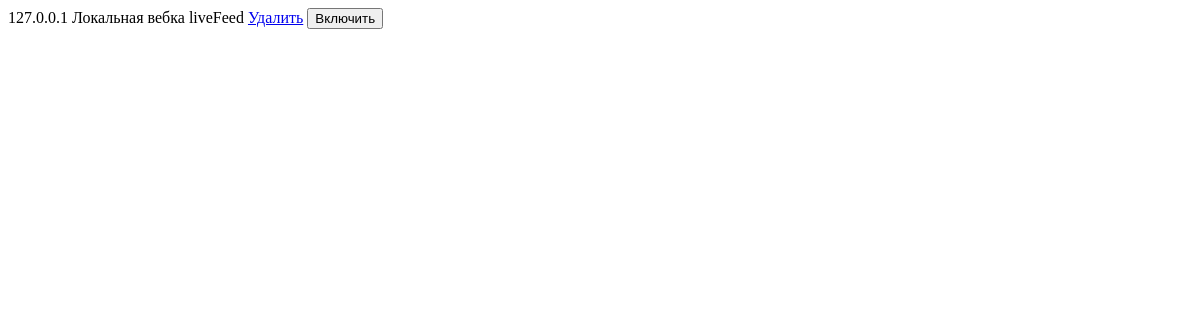
The page /app/sources/ on the database as committed earlier.
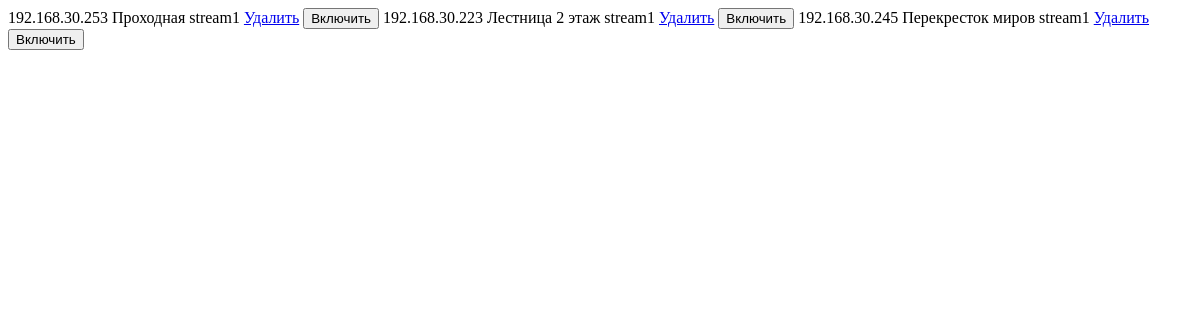
The same page on the database as committed later.
### app/models.py (models this page shows, shortened)
class Source(models.Model):
    ip_adress = models.CharField(max_length=15)
    video_feed_name = models.CharField(max_length=50)
    name = models.CharField(max_length=50)

### app/views.py (the view)
# urls.py: path('sources/', views.sources, name='sources'),
def sources(request, **kwargs):
    sourceList = Source.objects.all()
    context = {'source_list': sourceList}
    return render(request, 'app/sourceContent.html', context)

### app/templates/app/sourceContent.html
<div id="sourceBtns">
{% for source in source_list %}
<tr>
    <td >{{source.ip_adress}}</td>
    <td>{{source.name}}</td>
    <td>{{source.video_feed_name}}</td>
    <td><a class="btn btn-danger btn-sm" href="{% url 'app:removeSource' source.id %}">Удалить</a></td>
    <td><button id="startSourceBtn{{ source.id }}" class="btn btn-primary btn-sm" onclick="startSourceClick({{ source.id }})">Включить</button></td>
</tr>
{% endfor %}
</div>

Rows that differ between the two databases and show on the page:
removed Source: ip_adress "127.0.0.1", name "Локальная вебка", video_feed_name "liveFeed"
added Source: ip_adress "192.168.30.253", name "Проходная", video_feed_name "stream1"
added Source: ip_adress "192.168.30.223", name "Лестница 2 этаж", video_feed_name "stream1"
added Source: ip_adress "192.168.30.245", name "Перекресток миров", video_feed_name "stream1"
